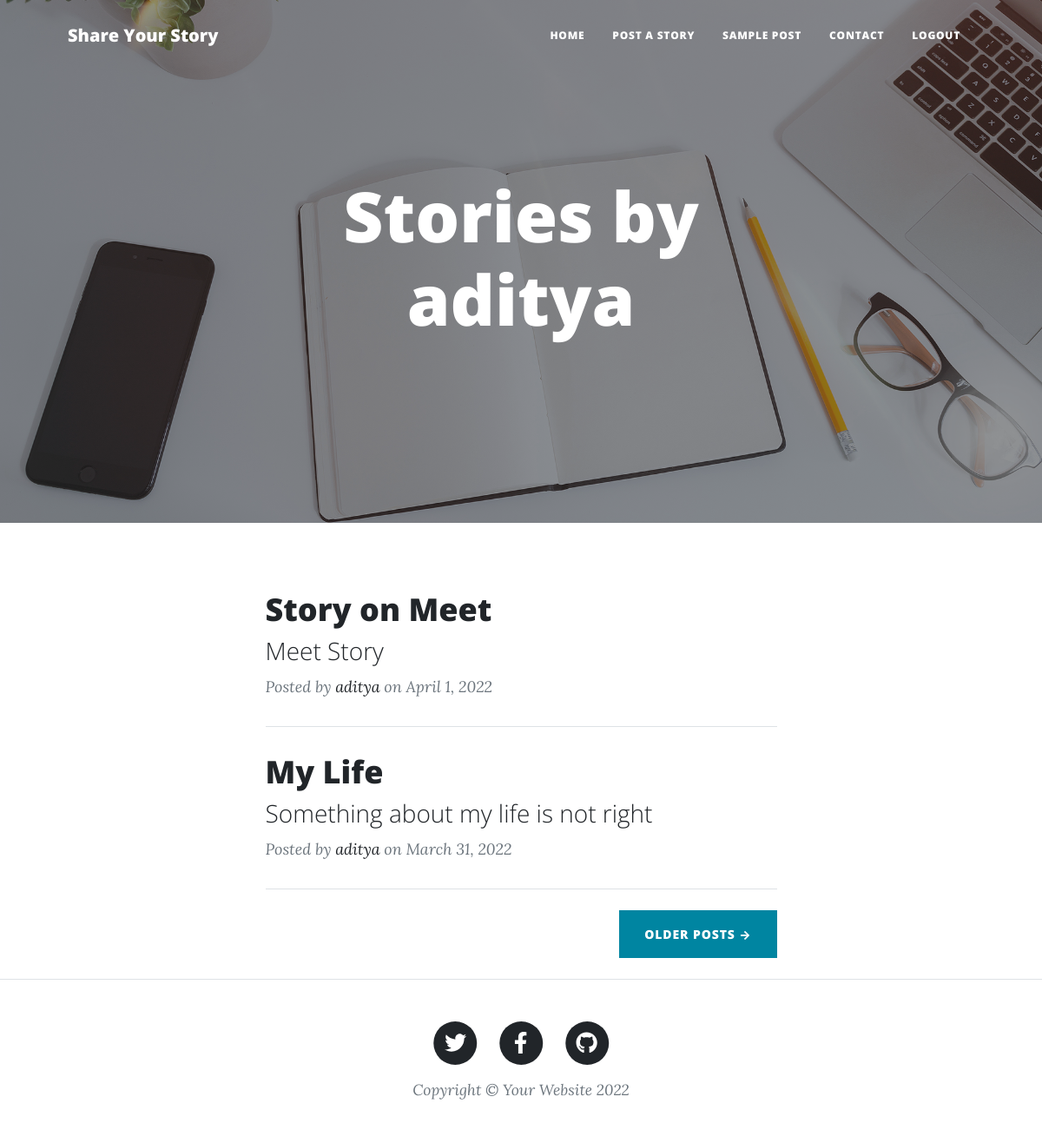
/profile/1/ (signed in), run on the app's committed database.
### base/models.py (models this page shows, shortened)
class Story(models.Model):
    author = models.ForeignKey(User, on_delete=models.CASCADE)
    title = models.CharField(max_length=200)
    summary = models.CharField(max_length=200)
    content = models.TextField(null=True)
    created = models.DateTimeField(auto_now=True)
    updated = models.DateTimeField(auto_now_add=True)
    class Meta:
        ordering = ['-created', '-updated']

### base/views.py (the view)
# urls.py: path('profile/<str:pk>/', views.profile, name='profile'),
def profile(request, pk):
    stories = Story.objects.filter(author=pk)
    context = {'stories': stories}
    return render(request, 'base/profileMain.html', context)

### base/templates/base/profileMain.html
{% extends 'base/profile.html' %} {% block content %}
<div class="container px-4 px-lg-5">
  <div class="row gx-4 gx-lg-5 justify-content-center">
    <div class="col-md-10 col-lg-8 col-xl-7">
      {% for story in stories %}
      <div class="post-preview">
        <a href="{% url 'view-post' story.id %}">
          <h2 class="post-title">{{story.title | capfirst}}</h2>
          <h3 class="post-subtitle">{{story.summary}}</h3>
        </a>
        <p class="post-meta">
          Posted by
          <a href="{% url 'profile' story.author.id %}">{{story.author}}</a>
          on {{story.created | date}}
        </p>
      </div>
      <hr class="my-4" />
      {% endfor %}
      <div class="d-flex justify-content-end mb-4">
        <a class="btn btn-primary text-uppercase" href="#!">Older Posts →</a>
      </div>
    </div>
  </div>
</div>
{% endblock content %}

### base/templates/base/profile.html (shortened to what this page needs)
{% load static %}
<!DOCTYPE html>
<html lang="en">
  <head>
    <link href="{% static 'css/styles.css' %}" rel="stylesheet" />
  </head>
  <body>
    <nav class="navbar navbar-expand-lg navbar-light" id="mainNav">
      <div class="container px-4 px-lg-5">
        <a class="navbar-brand" href="{% url 'home' %}">Share Your Story</a>
        <div class="collapse navbar-collapse" id="navbarResponsive">
          <ul class="navbar-nav ms-auto py-4 py-lg-0">
            <li class="nav-item">
              <a class="nav-link px-lg-3 py-3 py-lg-4" href="{% url 'home' %}"
                >Home</a
              >
            </li>
            <li class="nav-item">
              <a
                class="nav-link px-lg-3 py-3 py-lg-4"
                href="{% url 'create-post' %}"
                >Post a Story</a
              >
            </li>
            <li class="nav-item">
              <a class="nav-link px-lg-3 py-3 py-lg-4" href="{% url 'sample' %}"
                >Sample Post</a
              >
            </li>
            <li class="nav-item">
              <a class="nav-link px-lg-3 py-3 py-lg-4" href="{% url 'home' %}"
                >Contact</a
              >
            </li>
            <li class="nav-item">
              <a class="nav-link px-lg-3 py-3 py-lg-4" href="{% url 'logout' %}"
                >Logout</a
              >
            </li>
          </ul>
        </div>
      </div>
    </nav>
    <header
      class="masthead"
      style="background-image: url({%static 'assets/img/home-bg.jpg' %})"
    >
      <div class="container position-relative px-4 px-lg-5">
        <div class="row gx-4 gx-lg-5 justify-content-center">
          <div class="col-md-10 col-lg-8 col-xl-7">
            <div class="site-heading">
              <h1>Stories by {{request.user.username}}</h1>
            </div>
          </div>
        </div>
      </div>
    </header>
    {% block content %} {% endblock %}
    <footer class="border-top">
      <div class="container px-4 px-lg-5">
        <div class="row gx-4 gx-lg-5 justify-content-center">
          <div class="col-md-10 col-lg-8 col-xl-7">
            <ul class="list-inline text-center">
              <li class="list-inline-item">
                <a href="#!">
                  <span class="fa-stack fa-lg">
                    <i class="fas fa-circle fa-stack-2x"></i>
                    <i class="fab fa-twitter fa-stack-1x fa-inverse"></i>
                  </span>
                </a>
              </li>
              <li class="list-inline-item">
                <a href="#!">
                  <span class="fa-stack fa-lg">
                    <i class="fas fa-circle fa-stack-2x"></i>
                    <i class="fab fa-facebook-f fa-stack-1x fa-inverse"></i>
                  </span>
                </a>
              </li>
              <li class="list-inline-item">
                <a href="#!">
                  <span class="fa-stack fa-lg">
                    <i class="fas fa-circle fa-stack-2x"></i>
                    <i class="fab fa-github fa-stack-1x fa-inverse"></i>
                  </span>
                </a>
              </li>
            </ul>
            <div class="small text-center text-muted fst-italic">
              Copyright &copy; Your Website 2022
            </div>
          </div>
        </div>
      </div>
    </footer>
  </body>
</html>

### data on the page
Story: title "Story on Meet", summary "Meet Story", author "aditya", created "April 1, 2022"
Story: title "My Life", summary "Something about my life is not right", author "aditya", created "March 31, 2022"

### other printed values
{{ request.user.username }} "aditya"
